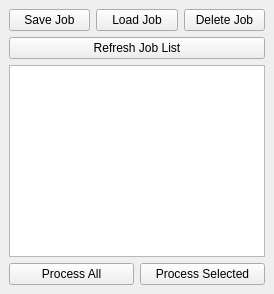
  <widget class="QDockWidget" name="jobManagerDockWidget">
   <property name="windowTitle">
    <string>Job Manager</string>
   </property>
   <property name="features">
    <set>QDockWidget::DockWidgetFeature::DockWidgetFloatable|QDockWidget::DockWidgetFeature::DockWidgetMovable</set>
   </property>
   <attribute name="dockWidgetArea">
    <number>1</number>
   </attribute>
   <widget class="QWidget" name="dockWidgetContents_JobManager">
    <layout class="QVBoxLayout" name="verticalLayout_JobManager">
     <item>
      <layout class="QHBoxLayout" name="jobControlLayout">
       <item>
        <widget class="QPushButton" name="addJobButton">
         <property name="text">
          <string>Save Job</string>
         </property>
        </widget>
       </item>
       <item>
        <widget class="QPushButton" name="loadJobButton">
         <property name="text">
          <string>Load Job</string>
         </property>
        </widget>
       </item>
       <item>
        <widget class="QPushButton" name="deleteJobButton">
         <property name="text">
          <string>Delete Job</string>
         </property>
        </widget>
       </item>
      </layout>
     </item>
     <item>
      <widget class="QPushButton" name="refreshJobListButton">
       <property name="text">
        <string>Refresh Job List</string>
       </property>
      </widget>
     </item>
     <item>
      <widget class="QListWidget" name="jobQueueList">
       <property name="sortingEnabled">
        <bool>true</bool>
       </property>
      </widget>
     </item>
     <item>
      <layout class="QHBoxLayout" name="processControlLayout">
       <item>
        <widget class="QPushButton" name="buttonProcessAll">
         <property name="text">
          <string>Process All</string>
         </property>
        </widget>
       </item>
       <item>
        <widget class="QPushButton" name="buttonProcessSelected">
         <property name="text">
          <string>Process Selected</string>
         </property>
        </widget>
       </item>
      </layout>
     </item>
    </layout>
   </widget>
  </widget>
